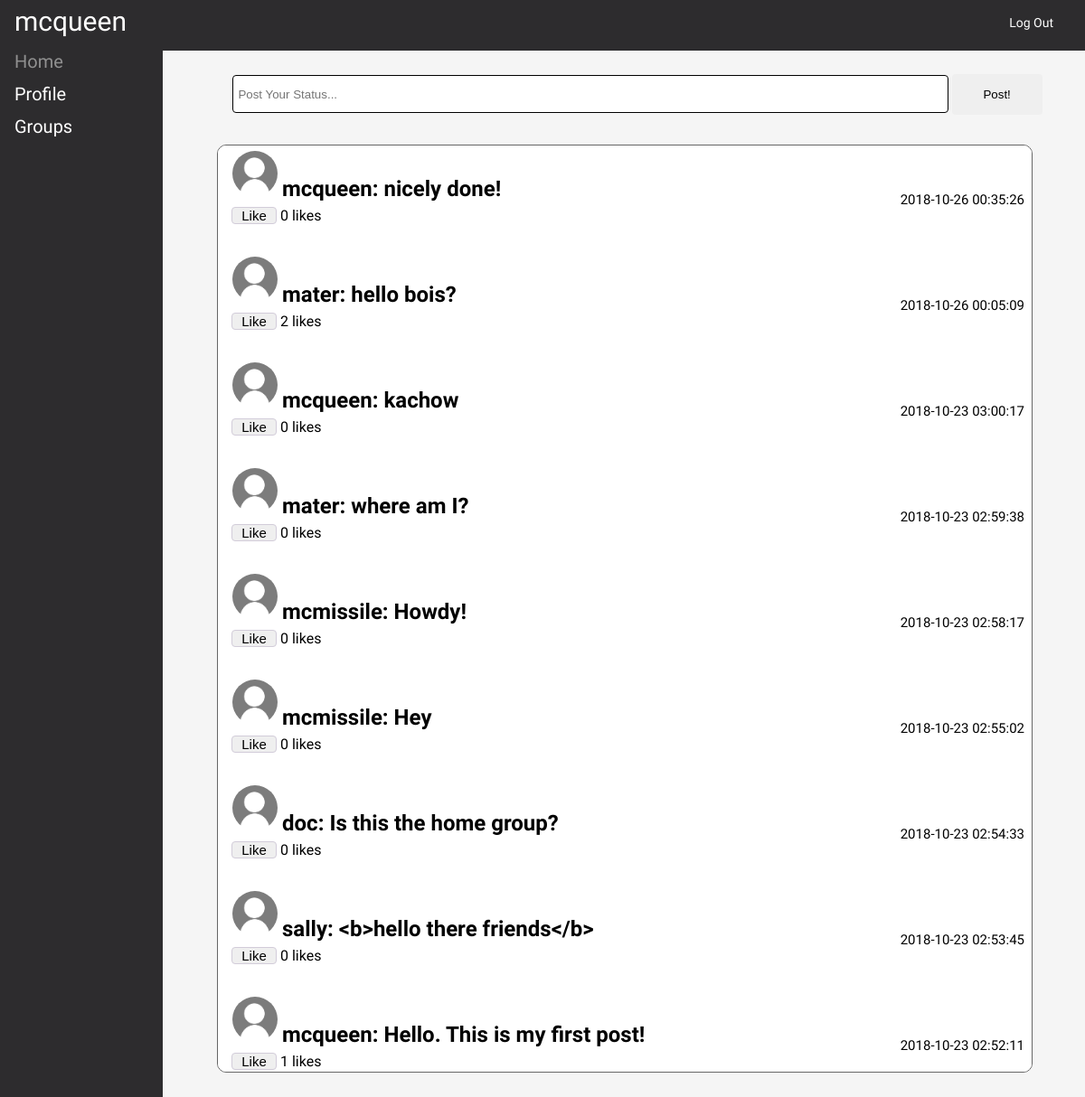
The app's page /home.php (signed in), older data.
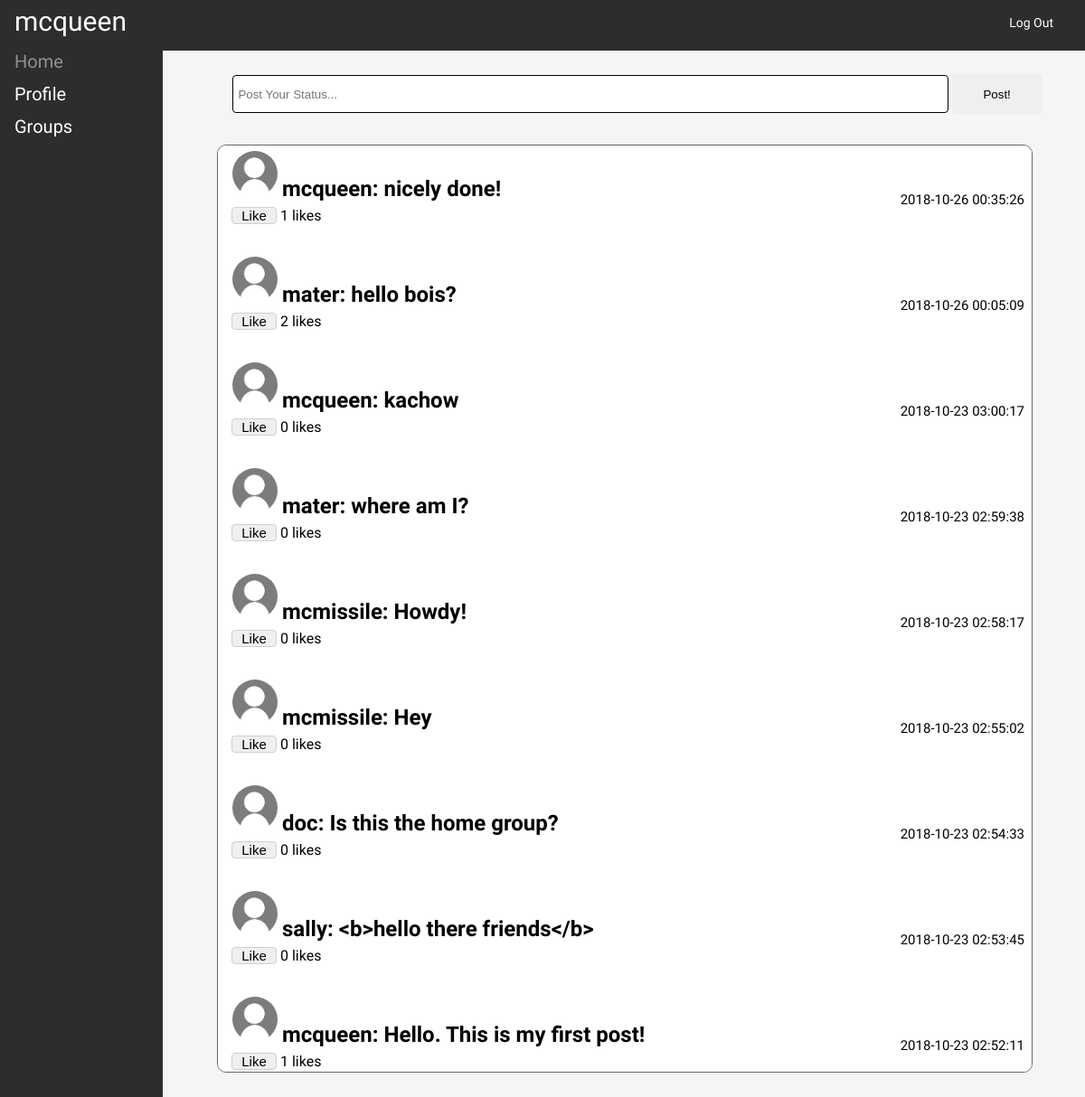
The same page, newer data.
### tables this page shows
CREATE TABLE `users` (
  `id` int(10) UNSIGNED NOT NULL,
  `fname` varchar(50) NOT NULL,
  `lname` varchar(50) NOT NULL,
  `password` varchar(60) NOT NULL,
  `email` varchar(50) NOT NULL,
  `username` varchar(50) NOT NULL,
  `img` varchar(580) NOT NULL
);

CREATE TABLE `messages` (
  `msg_id` int(10) UNSIGNED NOT NULL,
  `user_id` int(10) UNSIGNED NOT NULL,
  `msg` varchar(6000) NOT NULL,
  `post_time` timestamp NOT NULL DEFAULT CURRENT_TIMESTAMP,
  `group_id` int(10) UNSIGNED NOT NULL,
  `likes` int(10) UNSIGNED NOT NULL
);

### home.php (the view, shortened to what this page needs)
<?php
	include ('connection.php');
	if(isset($_GET['id'])) {
		$groupID = $_GET['id'];
	} else {
		$groupID = "1";
	}
?>
<!doctype HTML>
<html>
	<head>
		<link rel="stylesheet" type="text/css" href="css/style.css">
	</head>
	<body>
		<div class="header">
			<?php
				echo "<div id='logo'>";
					echo $_SESSION['username'];
				echo "</div>";
			?>
			<div class="menu">
				<ul>
					<li><a href="loggedout.php">Log Out</a></li>
				</ul>
			</div>
		</div>
		<div class="sidemenu">
			<ul>
				<li class="active"><a href="home.php">Home</a></li>
			</ul>
			<ul>
				<li><a href="profile.php">Profile</a></li>
			</ul>
			<ul id="submenu">
				<li>
					<span>Groups</span>
				</li>
			</ul>
		</div>
		<div class="position">
			<div class = "feed">
				<?php
					$postFeed = "SELECT username, msg, post_time, msg_id, likes from users inner join messages on users.id = messages.user_id WHERE group_id = " . $groupID . " ORDER BY msg_id DESC";
					$result = $conn->query($postFeed);
					if ($result->num_rows > 0) {
						while($row = $result->fetch_assoc()) {
							$result_img = mysqli_query($conn,"SELECT * FROM users WHERE username ='" . $row['username'] . "'");
							while($row_img = mysqli_fetch_assoc($result_img)){
									if($row_img['img'] == ''){
											echo "<span>"."<img id ='chat_avatar' width='50' height='50' src='uploads/profiledefault.png' alt='Default Profile Pic'>" . "<h2 id ='userName'>" . $row['username'] . ": " . htmlspecialchars($row['msg'])."</h2>" . "<div class='time'>" . $row['post_time'] . "</div>"."</span>";;
									} else {
											echo "<span>"."<img id ='chat_avatar' width='50' height='50' src='uploads/".$row_img['img']."' alt='Profile Pic'>" . "<h2 id ='userName'>" . $row['username'] . ": " . htmlspecialchars($row['msg'])."</h2>" . "<div class='time'>" . $row['post_time'] . "</div>"."</span>";;
									}
							}
							echo "<form action='home.php?id=" . $groupID . "&liked=" . $row['msg_id'] . "' method='POST'>
							<div class='likeys'><input id='like_input'type='submit' name='like' value='Like'>"." ".$row['likes']." likes</div>
							</form>";
						}
					} else {
						echo "<h2 id ='userName'>No messages in this channel yet. Come back soon!</h2>";
					}
				?>
			</div>
		</div>
		<div class="posting">
		<?php
			echo "<form action='home.php?id=" . $groupID . "' method='POST'>
				<input id='messeging' type='text' name='message' value='' placeholder='Post Your Status...'>
				<input id='msg_submit' type='submit' name='submit' value='Post!'>
				</form>";
		?>
		</div>
	</body>
</html>

### css/style.css (style rules this page uses)
* { margin: 0; padding: 0; }
html, body { font-family: 'Exo 2', sans-serif; height: 100%; width: 100%; background-color: whitesmoke; }
.header { position: fixed; top: 0; background-color: #2D2C2E; height: 56px; border-bottom: 0px; padding-left: auto; padding-right: auto; width: 100%; }
#logo { background-color: #2D2C2E; float: left; color: #FFFFFF; text-decoration: none; font-size: 30px; padding: 6px 8px 6px 16px; background-repeat: no-repeat; }
.menu { background-color: #2D2C2E; text-decoration: none; top: 0px; right: 0px; height: 37px; padding-top: 17px; padding-right: 25px; }
.menu ul { list-style-type: none; margin: 0; padding: 0; overflow: hidden; }
.menu a { float: right; color: #FFFFFF; text-decoration: none; font-size: 14px; background-repeat: no-repeat; padding-left: 10px; padding-right: 10px; }
.sidemenu { position: fixed; top: 50px; font-size: 20px; width: 15%; color: #FFFFFF; display: inline-block; background-color: #2D2C2E; height: 100%; }
.sidemenu ul { list-style-type: none; }
.sidemenu li a { display: block; padding: 6px 8px 6px 16px; text-decoration: none; color: #FFFFFF; }
span { display: block; padding: 6px 8px 6px 16px; text-decoration: none; }
#submenu span { cursor: pointer; }
li.active > a { color: #909090; }
#userName { display: inline; padding-top: 25px; padding-bottom: 5px; margin-left: 5px; margin-right: 5px; word-break: break-word; }
.time { display: inline; font-size: 15px; margin-top: 45px; float: right; }
.likeys { margin-left: 15px; }
#like_input { font-size: 15px; width: 50px; border: 1px solid #D2CCD9; border-radius: 4px; margin-bottom: 30px; }
.posting { position: fixed; margin-top: 80px; left: 105px; width: 100%; font-size: 13px; color: white; text-align: center; }
#messeging { background-color: #FFFFFF; border: 1px solid black; font-size: 15 px; padding: 5px; width: 65%; margin-bottom: 3px; margin-top: 3px; border: 1 px black; border-radius: 4px; height: 30px; outline: none; }
#msg_submit { font-size: 15 px; padding: 5px; width: 100px; margin-bottom: 3px; border: 1px; height: 45px; border-radius: 4px; outline: none; }
#chat_avatar { border-radius: 50%; }
.feed { position: fixed; margin-top: 160px; left: 20%; height: 75%; width: 75%; overflow-y:auto; overflow: auto; border: 1px solid #666; border-radius: 10px; background-color: #FFFFFF; }

Row changes from the older to the newer data that the page shows:
changed messages "nicely done!": likes "0" → "1"
